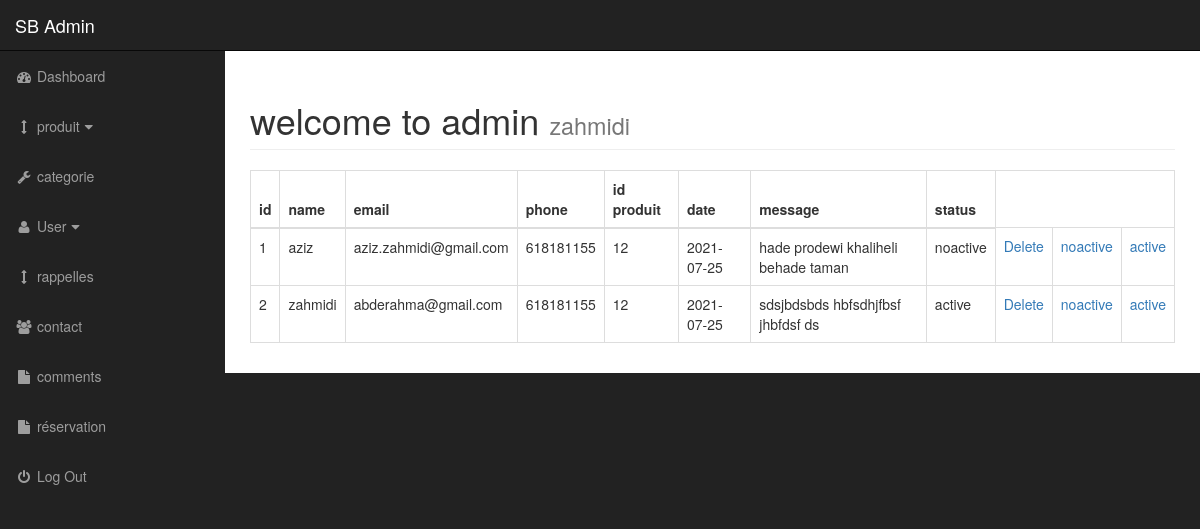
/admin/reserve.php (signed in), run on the app's committed database.
### tables this page shows
CREATE TABLE `reserve_produit` (
  `reserve_id` int(11) NOT NULL,
  `reserve_name` varchar(255) NOT NULL,
  `reserve_email` varchar(255) NOT NULL,
  `reserve_phone` int(20) NOT NULL,
  `reserve_id_produit` int(11) NOT NULL,
  `date` date NOT NULL,
  `reserve_message` text NOT NULL,
  `status` varchar(255) NOT NULL
);

### admin/includes/all_reserve.php (the view, shortened to what this page needs)
<div class="table-responsive">
    <table class="table table-dark table-bordered table-hover">
        <thead class="table-dark">
            <tr>
                <th>id</th>
                <th>name</th>
                <th>email</th>
                <th>phone</th>
                <th>id produit</th>
                <th>date</th>
                <th>message</th>
                <th>status</th>
            </tr>
        </thead>
        <tbody>
            <?php
            $query = "SELECT * FROM reserve_produit";
            $select_all = mysqli_query($conn, $query);
            while ($row = mysqli_fetch_assoc($select_all)) {
                $reserve_id = $row['reserve_id'];
                $reserve_name = $row['reserve_name'];
                $reserve_email = $row['reserve_email'];
                $reserve_phone = $row['reserve_phone'];
                $reserve_id_produit = $row['reserve_id_produit'];
                $date = $row['date'];
                $reserve_message = $row['reserve_message'];
                $status = $row['status'];
            ?>
                <tr>
                    <td><?php echo $reserve_id ?></td>
                    <td><?php echo $reserve_name ?></td>
                    <td><?php echo $reserve_email ?></td>
                    <td><?php echo $reserve_phone ?></td>
                    <td><?php echo $reserve_id_produit ?></td>
                    <td><?php echo $date ?></td>
                    <td><?php echo $reserve_message ?></td>
                    <td><?php echo $status ?></td>
                    <?php echo " <td> <a href='reserve.php?delete={$reserve_id}'>Delete</a></td>" ?>
                    <?php echo " <td> <a href='reserve.php?noactive={$reserve_id}'>noactive</a></td>" ?>
                    <?php echo " <td> <a href='reserve.php?active={$reserve_id}'>active</a></td>" ?>
                </tr>
            <?php  } ?>
        </tbody>
    </table>
</div>

### admin/css/sb-admin.css (style rules this page uses)
body { margin-top: 100px; background-color: #222; }
@media (min-width:768px) { body { margin-top: 50px; } }

### data on the page
reserve_produit: reserve_id "1", reserve_name "aziz", reserve_email "aziz.zahmidi@gmail.com", reserve_phone "618181155", reserve_id_produit "12", date "2021-07-25", reserve_message "hade prodewi khaliheli behade taman", status "noactive"
reserve_produit: reserve_id "2", reserve_name "zahmidi", reserve_email "abderahma@gmail.com", reserve_phone "618181155", reserve_id_produit "12", date "2021-07-25", reserve_message "sdsjbdsbds hbfsdhjfbsf jhbfdsf ds", status "active"

### other printed values
$_SESSION["user_nome"] "zahmidi"
